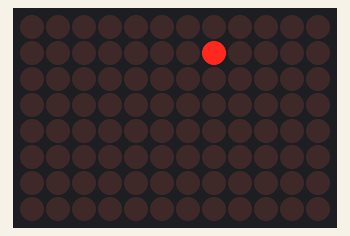
Simulated run of this sketch. Board: Arduino Uno R4 WiFi. On the bench: 12×8 LED matrix. Random numbers use the default seed unless the sketch sets one.

Above: at 1.72 s.
At 6.4 s:
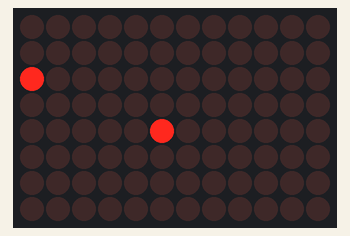
At 11.23 s:
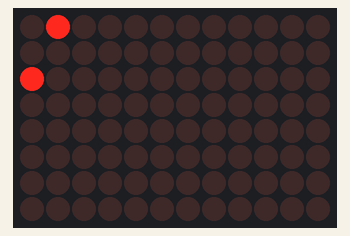
At 20.75 s:
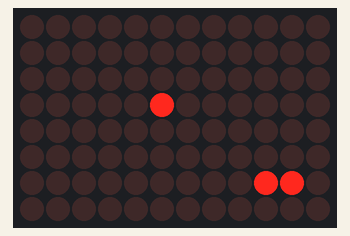
At 30.26 s:
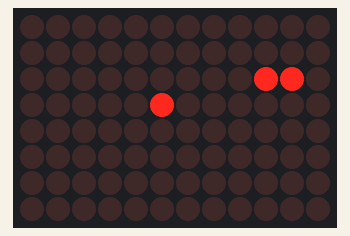
At 39.77 s:
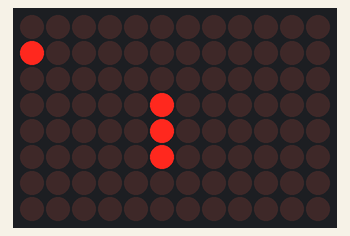

The sketch:

snake-uno-r4.ino
```cpp
// Include the LED_Matrix library
#include "Arduino_LED_Matrix.h"

// Create an instance of the ArduinoLEDMatrix class
ArduinoLEDMatrix matrix;

#define HEIGHT 8
#define WIDTH 12

// Define the frame array for the LED matrix with pixel values
uint8_t frame[HEIGHT][WIDTH] = {
  { 0, 0, 0, 0, 0, 0, 0, 0, 0, 0, 0, 0 },
  { 0, 0, 0, 0, 0, 0, 0, 0, 0, 0, 0, 0 },
  { 0, 0, 0, 0, 0, 0, 0, 0, 0, 0, 0, 0 },
  { 0, 0, 0, 0, 0, 0, 0, 0, 0, 0, 0, 0 },
  { 0, 0, 0, 0, 0, 0, 0, 0, 0, 0, 0, 0 },
  { 0, 0, 0, 0, 0, 0, 0, 0, 0, 0, 0, 0 },
  { 0, 0, 0, 0, 0, 0, 0, 0, 0, 0, 0, 0 },
  { 0, 0, 0, 0, 0, 0, 0, 0, 0, 0, 0, 0 }
};

unsigned long lastTickTime;
#define UPDATE_INTERVAL 150

#define SNAKE_MAX_LENGTH 15
uint8_t currentLength;

uint8_t snakeX[SNAKE_MAX_LENGTH];
uint8_t snakeY[SNAKE_MAX_LENGTH];

uint8_t snakeHeadIndex = 0;

bool foodEaten = false;
bool foodPlaced = false;
uint8_t foodX = -1;
uint8_t foodY = -1;
uint8_t foodWait = 10;

// up, right, down, left
int8_t dirX[4] = { 0, 1, 0, -1 };
int8_t dirY[4] = { -1, 0, 1, 0 };

int8_t snakeDirection = 1;

void clear()
{
   for (uint8_t x = 0; x < WIDTH; ++x)
   {
      for (uint8_t y = 0; y < HEIGHT; ++y)
      {
         frame[y][x] = 0;
      }
   }
}

bool occupied(uint8_t x, uint8_t y)
{
   uint8_t ix = snakeHeadIndex;
   for (uint8_t i = 0; i < currentLength; ++i)
   {
      if (snakeX[ix] == x && snakeY[ix] == y)
      {
         return true;
      }

      ix++;
      if (ix >= SNAKE_MAX_LENGTH)
      {
         ix = 0;
      }
   }

   return false;
}

void drawSnake()
{
   int8_t ix = snakeHeadIndex;
   for (uint8_t i = 0; i < currentLength; ++i)
   {
      frame[snakeY[ix]][snakeX[ix]] = 1;
      ix--;
      if (ix < 0)
      {
         ix = SNAKE_MAX_LENGTH - 1;
      }
   }
}

void drawFood()
{
   if (foodPlaced)
   {
      frame[foodY][foodX] = 1;
   }
}

void checkFood()
{
   uint8_t headX = snakeX[snakeHeadIndex];
   uint8_t headY = snakeY[snakeHeadIndex];
   if (headX == foodX && headY == foodY)
   {
      //Serial.println("Food !!");
      foodPlaced = false;
      foodEaten = true;
      foodWait = 10;
   }
}

void placeFood()
{
   if (currentLength < SNAKE_MAX_LENGTH && foodPlaced == false)
   {
      if (foodWait > 0)
      {
         foodWait--;
         return;
      }

      do {
         foodX = random(WIDTH);
         foodY = random(HEIGHT);
      } while (occupied(foodX, foodY));
      foodPlaced = true;
      //Serial.println("Placed food");
   }
}

void moveSnake()
{
   uint8_t next = random(8);
   if (next == 4) // turn left
   {
      snakeDirection--;
      if (snakeDirection < 0)
      {
         snakeDirection = 3;
      }
   }
   else if (next == 5) // turn right
   {
      snakeDirection++;
      if (snakeDirection > 3)
      {
         snakeDirection = 0;
      }
   }

   uint8_t headX = snakeX[snakeHeadIndex];
   uint8_t headY = snakeY[snakeHeadIndex];

   snakeHeadIndex++;
   if (snakeHeadIndex >= SNAKE_MAX_LENGTH)
   {
      snakeHeadIndex = 0;
   }

   if (foodEaten)
   {
      currentLength++;
      foodEaten = false;
      //Serial.print("Snake is now length ");
      //Serial.println(currentLength);
   }

   int8_t newX = (headX + dirX[snakeDirection]) % WIDTH;
   int8_t newY = (headY + dirY[snakeDirection]) % HEIGHT;

   if (newX < 0)
   {
      newX += WIDTH;
   }

   if (newY < 0)
   {
      newY += HEIGHT;
   }

   snakeX[snakeHeadIndex] = newX;
   snakeY[snakeHeadIndex] = newY;
}

void setup()
{
   // Initialize serial communication and delaying for setup
   Serial.begin(9600);
   delay(1500);

   // Initialize the LED matrix
   matrix.begin();

   // Initialze snake
   snakeHeadIndex = 0;
   snakeX[snakeHeadIndex] = random(WIDTH);
   snakeY[snakeHeadIndex] = random(HEIGHT);
   currentLength = 1;

   // Initialize time tracking variables
   lastTickTime = millis();
}

void loop()
{
   // Track the current time
   unsigned long msNow = millis();

   // Update the game logic with a fixed interval
   if (msNow - lastTickTime > UPDATE_INTERVAL)
   {
      placeFood();
      clear();
      drawSnake();
      drawFood();
      moveSnake();
      checkFood();

      matrix.renderBitmap(frame, HEIGHT, WIDTH);
      lastTickTime = msNow;
   }
}
```
